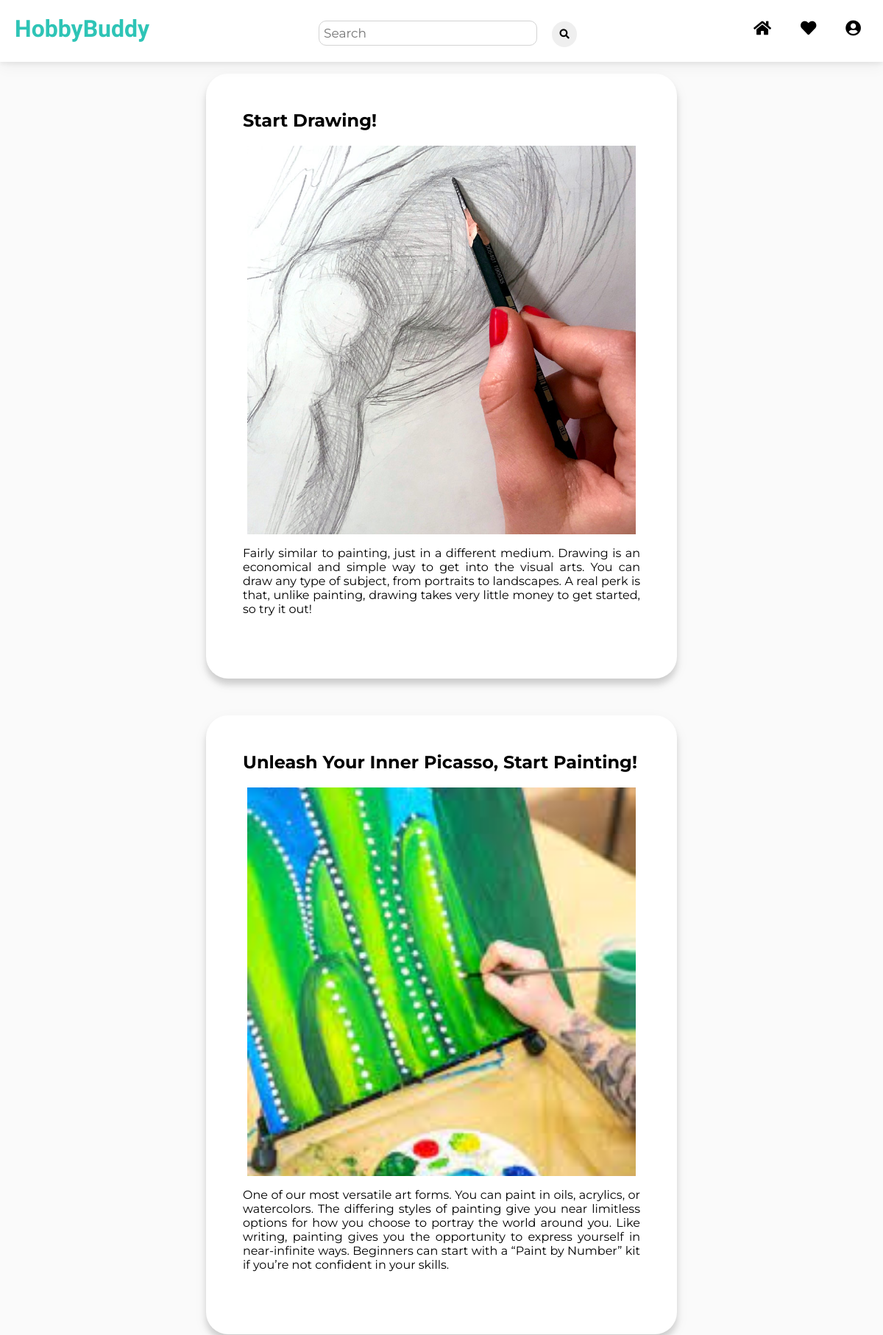
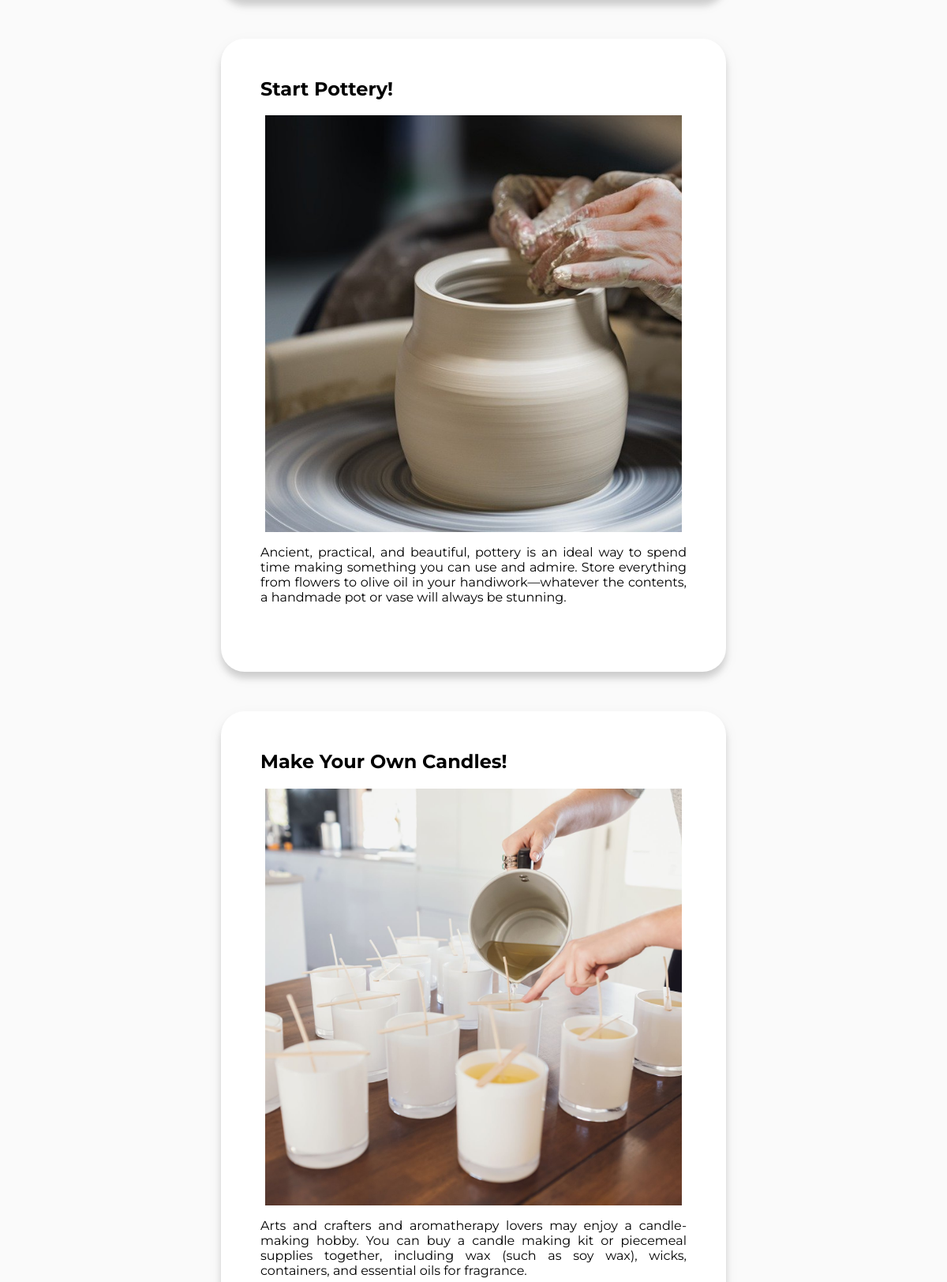
Page /dashboard/ (signed in, upper part) on the committed database (2 pictures, top to bottom).
### activity/models.py (models this page shows, shortened)
class Activity(models.Model):
    title = models.CharField(max_length=100)
    picture = models.ImageField(upload_to='activity_media')
    description = models.TextField()
    cost_estimation = models.PositiveIntegerField()

### dashboard/views.py (the view)
# urls.py: path('', welcome_view.index, name='welcome'),
@login_required(login_url="/")
def index(request):
    context = {'first': request.user.first_name, 'last': request.user.last_name}
    user_category = UserCategory.objects.filter(user=request.user)
    preferred_category = []
    for uc in user_category:
        preferred_category.append(uc.category)
    preferred_activity = ActivityCategory.objects.filter(category__in=preferred_category)
    activities = []
    for pa in preferred_activity:
        activities.append(pa.activity)
    context['activities'] = activities
    if len(activities) == 0:
        context['activities'] = Activity.objects.all()
    return render(request, "dashboard/dashboard.html", context)

### templates/dashboard/dashboard.html (shortened to what this page needs)
<!DOCTYPE html>
<html lang="en">
    {% extends "newbase.html" %}
    {% load static %}
        {% block content %}
            <link rel="stylesheet" type="text/css" href="{% static 'dashboard/dashboard.css' %}">
            <div class="content">
                {% for activity in activities %}
                    <div class="box">
                        <a href="/activity/{{activity.id}}/">
                            <div class="inside-box">
                                <h2>{{ activity.title }}</h2>
                                <div class="pic-container">
                                    <img src="{{ activity.picture.url }}" class="activity-pic"/>
                                </div>
                                <div class="activity-info"><p>{{ activity.description }}</p></div>
                            </div>
                        </a>
                    </div>
                {% endfor %}
            </div>
        {% endblock %}

### templates/newbase.html (shortened to what this page needs)
<!DOCTYPE html>
<html lang="en">
    <head>
        {% load static %}
        <link rel="stylesheet" type="text/css" href="{% static 'newbase/newbase.css' %}">
        <link rel="stylesheet" href="https://cdnjs.cloudflare.com/ajax/libs/font-awesome/5.14.0/css/all.min.css">
    </head>
    <body>
    <div class="navbar">
        <div class="row">
            <div class="col side">
                <h1 class="hb">HobbyBuddy</h1>
            </div>
            <form class="col mid" action="{% url 'search-redirect' %}">
                <input type="text" placeholder="Search" name="search" class="sb">
                <button type="submit" id="submit"><i class="fa fa-search"></i></button>
            </form>
            <div class="col side">
                <a href="/profile-details" class="right-topnav-content"><i class="fas fa-user-circle fa-lg"></i></a>
                <a href="/saved-activity" class="right-topnav-content"><i class="fas fa-heart fa-lg"></i></a>
                <a href="/dashboard" class="right-topnav-content"><i class="fas fa-home fa-lg"></i></a>
            </div>
        </div>
    </div>
    <div class="content">
        {% block content %}
        {% endblock %}
    </div>
    </body>
</html>

### static/newbase/newbase.css (style rules this page uses)
body { font-family: 'Montserrat', sans-serif; margin: 0; }
a { color: black; text-decoration: none; padding: 10px; }
.hb { display: inline-block; font-family: 'Montserrat Alternates', sans-serif; color: rgba(46, 196, 182, 1); padding-top: 0; margin-top: 0; }
.right-topnav-content { float: right; text-align: right; margin-right: 20px; }
#submit { display: inline-block; border-radius: 1000px; padding:10px; border: none; }
.col .sb { float: center; padding: 6px; border-radius: 10px; border-width: 1px; border-style: solid; border-color: #D3D3D3; margin-top: 8px; margin-right: 16px; font-size: 17px; width: 80%; font-family: "Montserrat", sans-serif; }
.col { float: left; }
.row { padding: 20px 0 5px 20px; background-color: #FFFFFF; box-shadow: 0 4px 5px 0 rgba(0, 0, 0, 0.05), 0 6px 20px 0 rgba(0, 0, 0, 0.05); }
.row:after { content: ""; display: table; clear: both; }
.side { width: 35%; }
.mid { width: 30%; }
.navbar { position: fixed; top: 0; width: 100%; }
.content { margin-top: 100px; }

### static/dashboard/dashboard.css (style rules this page uses)
body { font-family: 'Montserrat', sans-serif; margin: 0; padding: 0; background-color: rgba(211,211,211, 0.1); z-index: -1; }
.box { background-color: #FFFFFF; max-width: 40em; border-radius: 30px; box-shadow: 0px 8px 9px rgba(0, 0, 0, 0.15), 0 6px 20px 0 rgba(0, 0, 0, 0.05); margin: 50px auto; }
.inside-box { padding: 10px 50px 50px 50px ; }
.content { float: center; }
.activity-pic { width: 33em; height: 33em; object-fit: cover; margin-left: auto; margin-right: auto; display: block; }
.activity-info { text-align: justify; }

### rows in the picture
Activity: title "Start Drawing!", picture (picture), description "Fairly similar to painting, just in a different medium. Drawing is an economical and simple way to get into the visual arts. You can draw any type of subject, from portraits to landscapes. A real perk is that, unlike painting, drawing takes very little money to get started, so try it out!"
Activity: title "Unleash Your Inner Picasso, Start Painting!", picture (picture), description "One of our most versatile art forms. You can paint in oils, acrylics, or watercolors. The differing styles of painting give you near limitless options for how you choose to portray the world around you. Like writing, painting gives you the opportunity to express yourself in near-infinite ways. Beginners can start with a “Paint by Number” kit if you’re not confident in your skills."
Activity: title "Start Pottery!", picture (picture), description "Ancient, practical, and beautiful, pottery is an ideal way to spend time making something you can use and admire. Store everything from flowers to olive oil in your handiwork—whatever the contents, a handmade pot or vase will always be stunning."
Activity: title "Make Your Own Candles!", picture (picture), description "Arts and crafters and aromatherapy lovers may enjoy a candle-making hobby. You can buy a candle making kit or piecemeal supplies together, including wax (such as soy wax), wicks, containers, and essential oils for fragrance."
